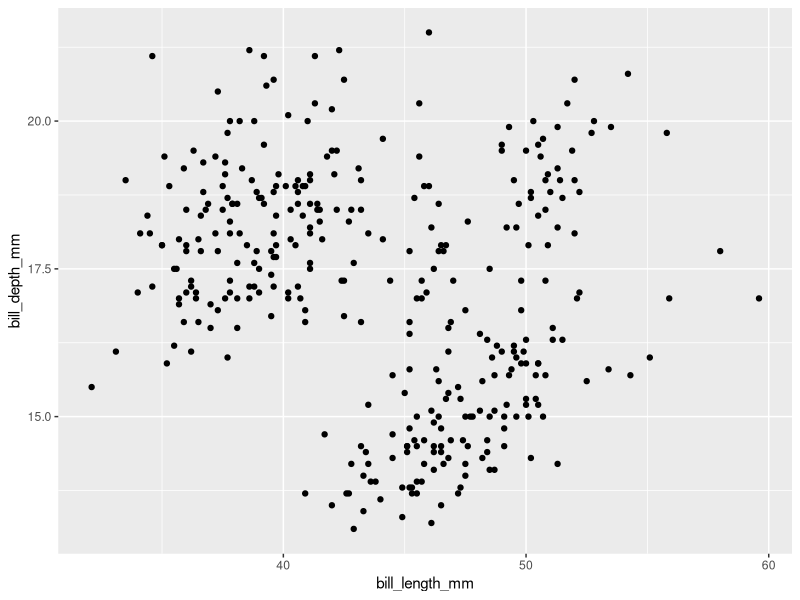
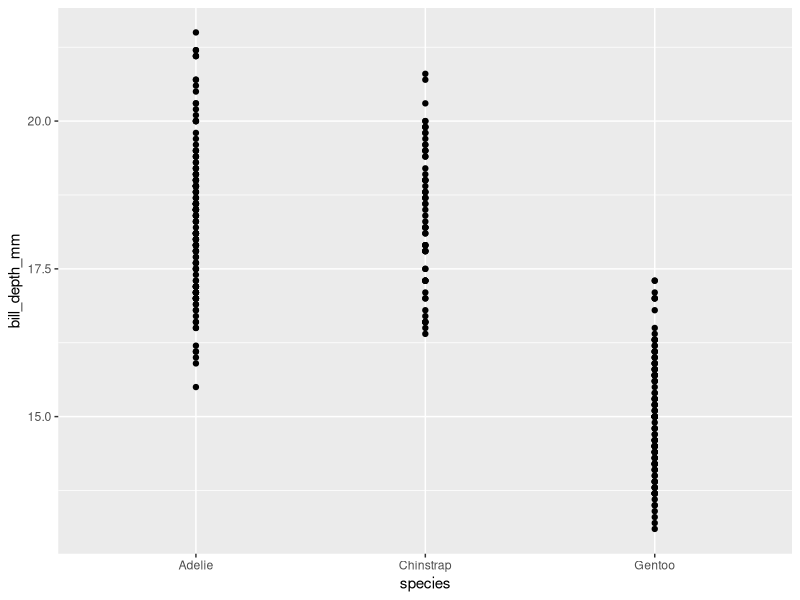
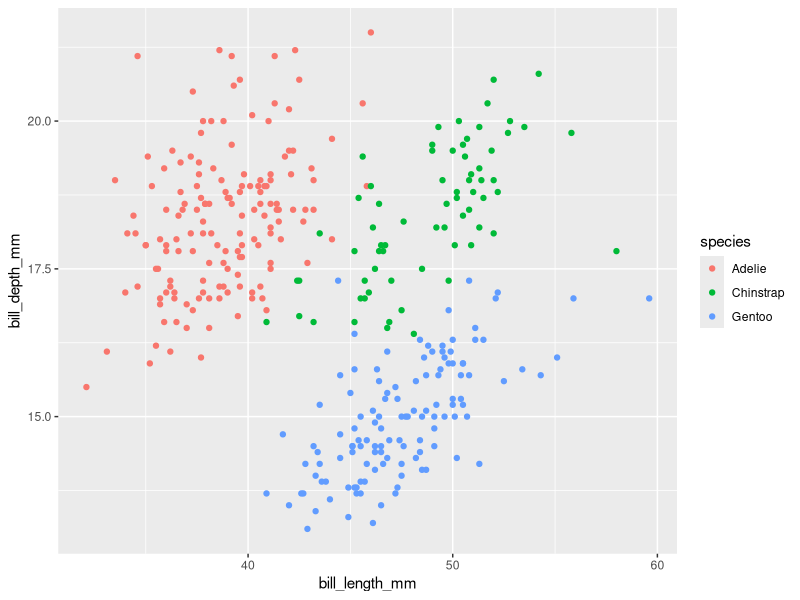
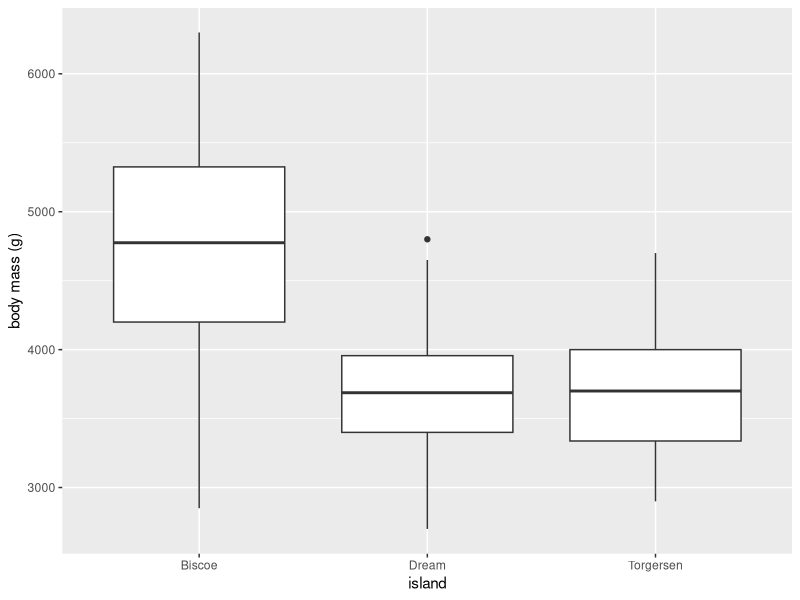
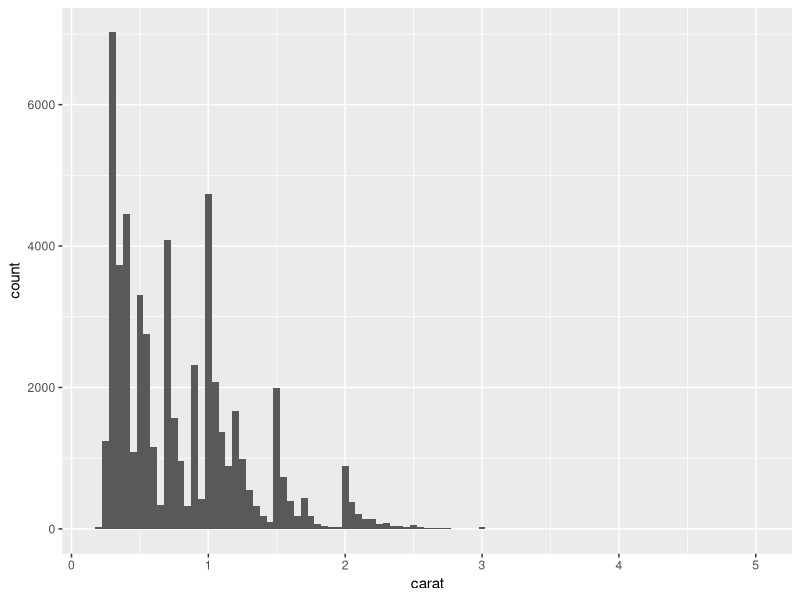
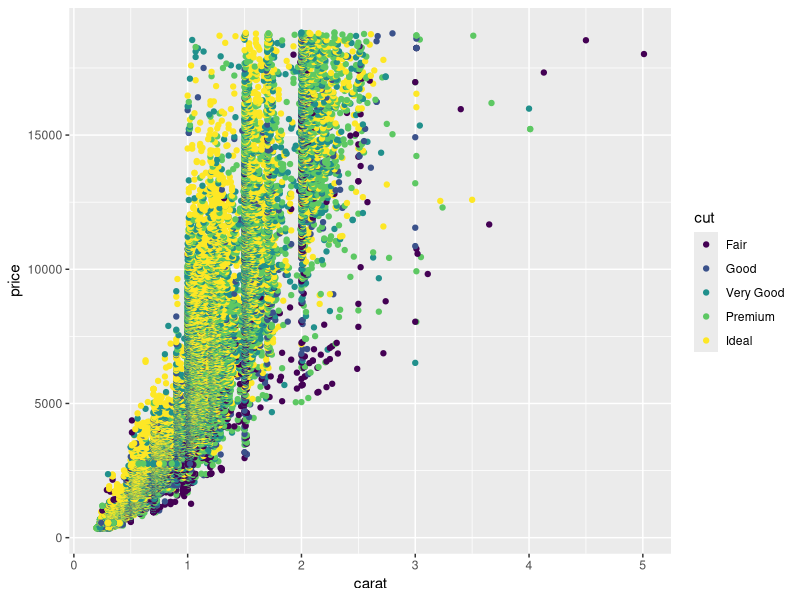
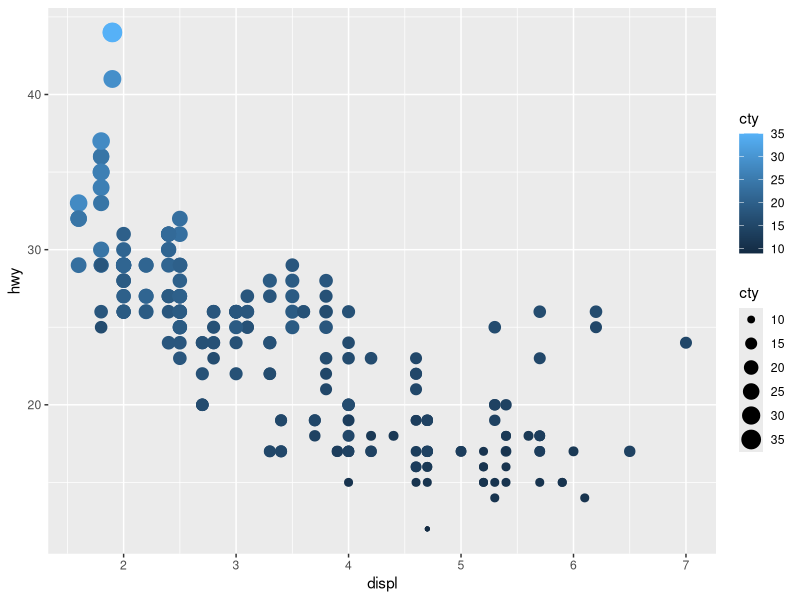
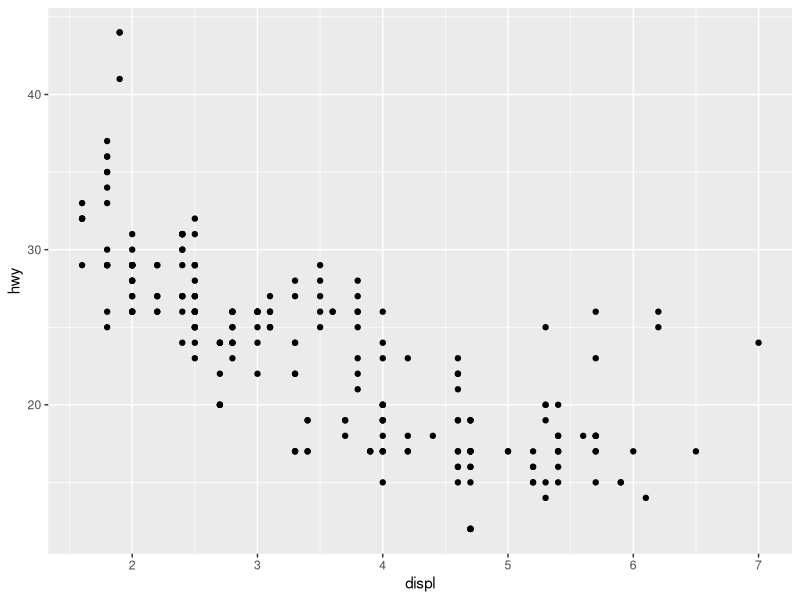

These charts were generated, in order, by the following R code:
## ---- chunk 1
# You'll need to install these packages first before you can use them.

#install.packages("palmerpenguins")
#install.packages("tidyverse")
library(palmerpenguins)
library(tidyverse)
## ---- chunk 2
# Rows
nrow(penguins)
# Columns
ncol(penguins)
## ---- chunk 3
ggplot(
  data = penguins,
  mapping = aes(y = bill_depth_mm, x = bill_length_mm)
) +
  geom_point()
## ---- chunk 4
ggplot(
  data = penguins,
  mapping = aes(y = bill_depth_mm, x = species)
) +
  geom_point()
## ---- chunk 5
ggplot(
  data = penguins,
  mapping = aes(y = bill_depth_mm, x = bill_length_mm)
) +
  geom_point(mapping = aes(color = species))
## ---- chunk 6
ggplot(
  data = penguins, mapping = aes(x = island, y = body_mass_g)) + geom_boxplot() + 
    labs(
    x = "island", y = "body mass (g)"
  )
## ---- chunk 7
ggplot(
  data = diamonds,
  mapping = aes(x = carat)
) +
  geom_histogram(binwidth = 0.05)
## ---- chunk 8
ggplot(
  data = diamonds,
  mapping = aes(y = price, x = carat)
) +
  geom_point(mapping = aes(color = cut))
## ---- chunk 9
ggplot(
  data = mpg,
  mapping = aes(y = hwy, x = displ)
) +
  geom_point(mapping = aes(color = cty, size = cty))
## ---- chunk 10
ggplot(
  data = mpg,
  mapping = aes(y = hwy, x = displ, linewidth = cty)
) +
  geom_point()

